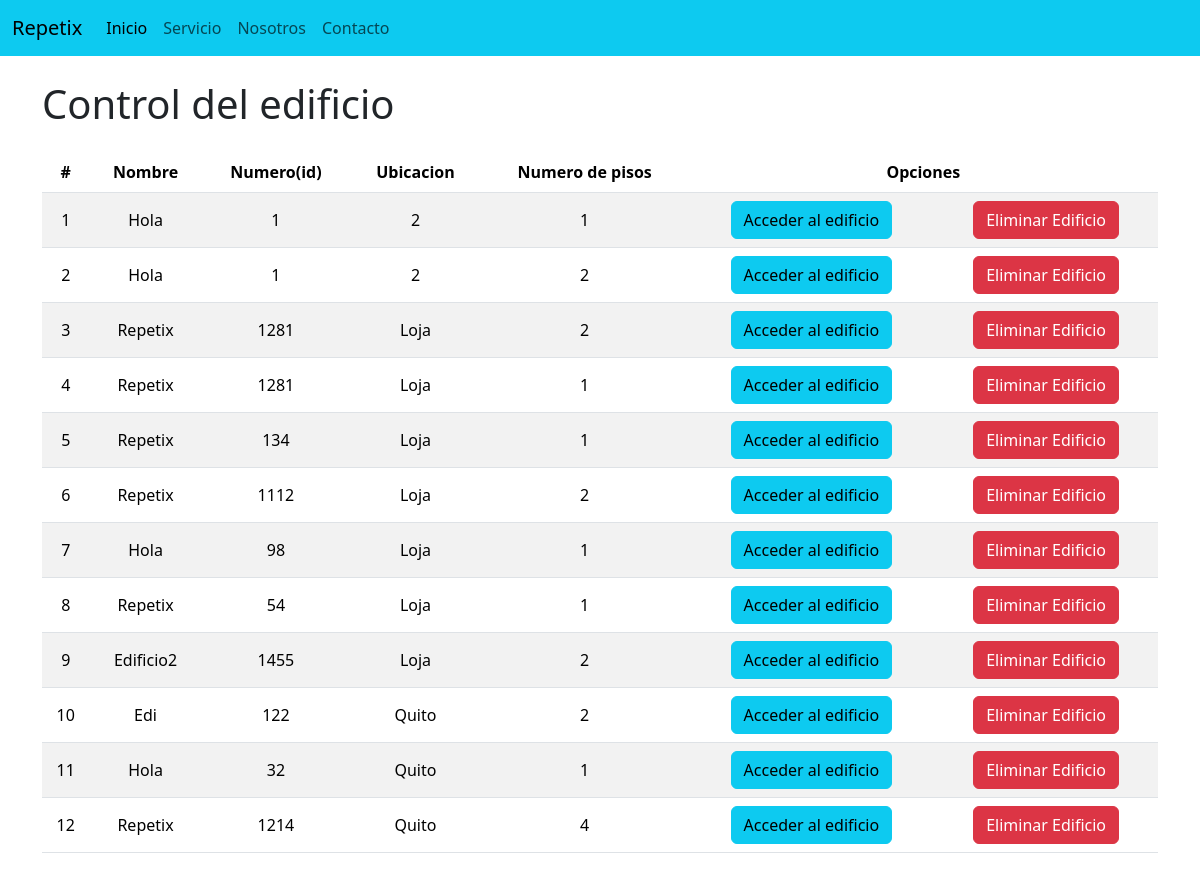
The page /AccederEdificio/ on the database as committed earlier.
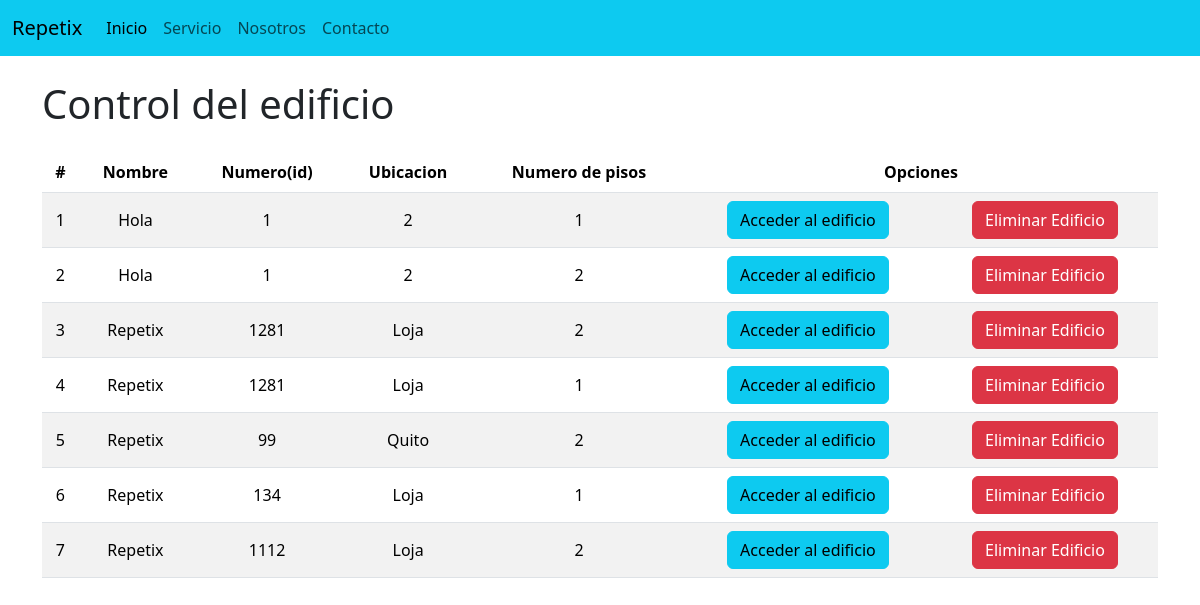
The same page on the database as committed later.
### Repetix/models.py (models this page shows, shortened)
class Edificio(models.Model):
    nombre = models.CharField(max_length=100)
    codigo = models.CharField(max_length=20, unique=True)
    ubicacion = models.CharField(max_length=100)
    numero_pisos = models.PositiveIntegerField()  # Cambiado a PositiveIntegerField

### Repetix/views.py (the view)
# urls.py: path('AccederEdificio/', views.accederEdificio, name='AccederEdificio'),
def accederEdificio(request):
    edificio = Edificio.objects.all()
    pisos = Piso.objects.all()
    return render(request, 'AccederEdificio.html', {
        'edificios': edificio,
        'pisos': pisos,
    })

### Repetix/Templates/AccederEdificio.html (shortened to what this page needs)
{% extends './base.html' %}
{% block body %}
<div class="table-responsive">
  <h1>Control del edificio</h1>
  <div class="table-responsive py-3">
    <table class="table table-striped">
      <thead>
        <tr>
          <th>#</th>
          <th>Nombre</th>
          <th>Numero(id)</th>
          <th>Ubicacion</th>
          <th>Numero de pisos</th>
          <th colspan="2">Opciones</th>
        </tr>
      </thead>
      <tbody>
        {% for edificio in edificios %}
          <tr>
            <td>{{ forloop.counter }}</td>
            <td>{{ edificio.nombre }}</td>
            <td>{{ edificio.codigo }}</td>
            <td>{{ edificio.ubicacion }}</td>
            <td>{{ edificio.numero_pisos }}</td>
            <td>
              <a href="/control/{{ edificio.codigo }}" class="btn btn-info">Acceder al edificio</a>
            </td>
            <td>
              <a href="/EliminarEdificio/{{ edificio.codigo }}" class="btn btn-danger btnEliminacion">Eliminar Edificio</a>
            </td>
          </tr>
        {% endfor %}
      </tbody>
    </table>
  </div>
</div>
{% endblock %}

### Repetix/Templates/base.html (shortened to what this page needs)
{% load static %}
<!DOCTYPE html>
<html lang="es">
  <head>
    <link href="https://cdn.jsdelivr.net/npm/bootstrap@5.3.3/dist/css/bootstrap.min.css" rel="stylesheet" />
    <link rel="stylesheet" href="{% static 'css/AccederEdificio.css' %}">
  </head>
  <body>
    <nav class="navbar navbar-expand-lg bg-info">
      <div class="container-fluid">
        <a class="navbar-brand" href="/index/">Repetix</a>
        <div class="collapse navbar-collapse" id="navbarNav">
          <ul class="navbar-nav">
            <li class="nav-item">
              <a class="nav-link active" aria-current="page" href="/index/">Inicio</a>
            </li>
            <li class="nav-item">
              <a class="nav-link" href="/Servicio/">Servicio</a>
            </li>
            <li class="nav-item">
              <a class="nav-link" href="/Nosotros/">Nosotros</a>
            </li>
            <li class="nav-item">
              <a class="nav-link" href="/contacto/">Contacto</a>
            </li>
          </ul>
        </div>
      </div>
    </nav>
    <div class="container py-4">
        {% block body %}
        {% endblock %}
    </div>
  </body>
</html>

### Repetix/static/css/AccederEdificio.css (style rules this page uses)
th, td { text-align: center; vertical-align: middle; }

Rows that differ between the two databases and show on the page:
removed Edificio: nombre "Hola", codigo "98", ubicacion "Loja", numero_pisos "1"
removed Edificio: nombre "Repetix", codigo "54", ubicacion "Loja", numero_pisos "1"
removed Edificio: nombre "Edificio2", codigo "1455", ubicacion "Loja", numero_pisos "2"
removed Edificio: nombre "Edi", codigo "122", ubicacion "Quito", numero_pisos "2"
removed Edificio: nombre "Hola", codigo "32", ubicacion "Quito", numero_pisos "1"
removed Edificio: nombre "Repetix", codigo "1214", ubicacion "Quito", numero_pisos "4"
added Edificio: nombre "Repetix", codigo "99", ubicacion "Quito", numero_pisos "2"
